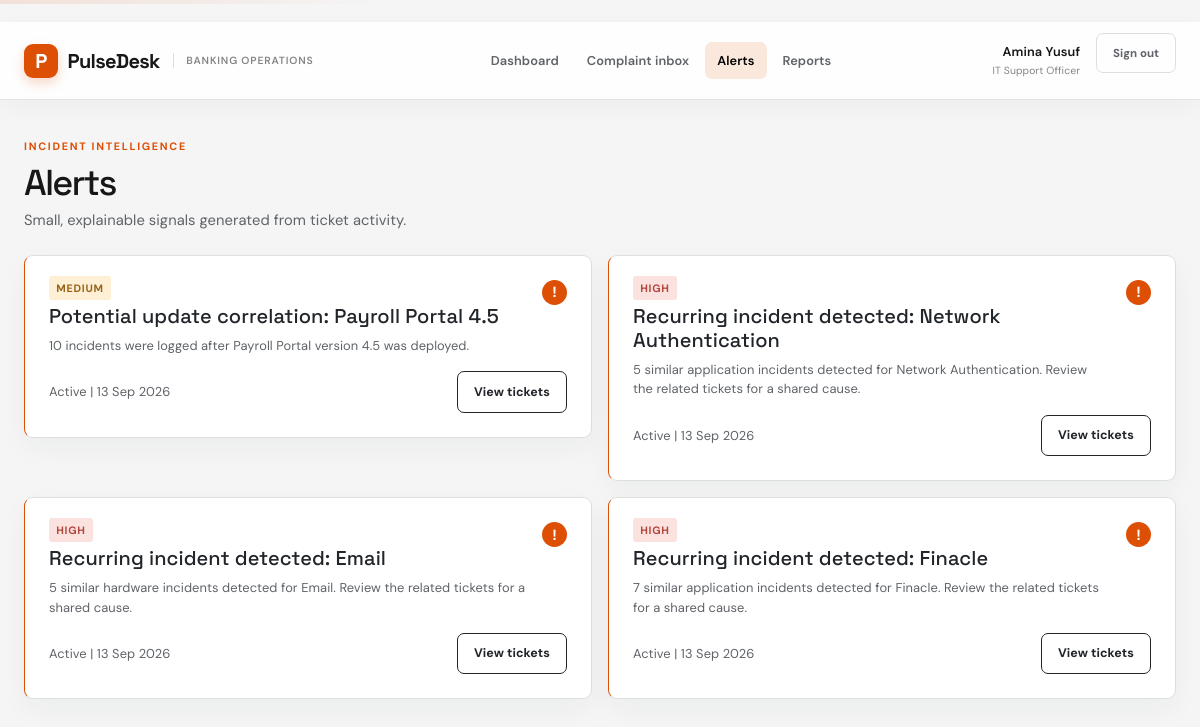
Screenshot of /alerts (signed in) with the database file from the repository.
### app.py (models this page shows)
class User(db.Model):
    id = db.Column(db.Integer, primary_key=True)
    name = db.Column(db.String(120), nullable=False)
    email = db.Column(db.String(160), unique=True, nullable=False)
    password = db.Column(db.String(255), nullable=False)
    role = db.Column(db.String(40), nullable=False, default="IT Support Officer")

class Alert(db.Model):
    id = db.Column(db.Integer, primary_key=True)
    title = db.Column(db.String(160), nullable=False)
    description = db.Column(db.Text, nullable=False)
    severity = db.Column(db.String(20), nullable=False, default="Medium")
    created_at = db.Column(db.DateTime, nullable=False, default=datetime.utcnow)
    status = db.Column(db.String(30), nullable=False, default="Active")
    related_ticket_ids = db.Column(db.Text, default="")

### app.py (the view)
@app.route("/alerts")
@login_required
def alerts():
    return render_template(
        "alerts.html", alerts=Alert.query.order_by(Alert.created_at.desc()).all()
    )

### app.py (called while the page is built)
def current_user():
    user_id = session.get("user_id")
    return db.session.get(User, user_id) if user_id else None

@app.context_processor
def inject_user():
    return {"current_user": current_user()}

def login_required(view):
    @wraps(view)
    def wrapped(*args, **kwargs):
        if not session.get("user_id"):
            return redirect(url_for("login", next=request.path))
        return view(*args, **kwargs)
    return wrapped

### templates/alerts.html (shortened to what this page needs)
{% extends "base.html" %}
{% block content %} <div class="mb-4"> <div class="eyebrow mb-2">Incident intelligence</div><h1 class="page-title mb-1">Alerts</h1> <p class="text-secondary mb-0">Small, explainable signals generated from ticket activity.</p></div> <div class="row g-3"> {% for alert in alerts %} <div class="col-lg-6"> <div
   class="card alert-card-large p-4
          {% if alert.status=='Closed' %}muted - alert{% endif %}"
 >
<div class="d-flex justify-content-between gap-3">
  <div>
    <span class="severity severity-{{ alert.severity|lower }}">{{ alert.severity }}</span>
    <h2 class="h5 mt-2 mb-2">{{ alert.title }}</h2>
    <p class="small text-secondary mb-3">{{ alert.description }}</p>
  </div>
  <span class="alert-icon">!</span>
</div>
<div class="d-flex justify-content-between align-items-center">
  <span
    class="small text-secondary"
  > {{ alert.status }} |  {{ alert.created_at.strftime("%d %b %Y") }} </span>
  <div class="d-flex gap-2">
    <a
      class="btn btn-sm btn-outline-dark"
      href="{{ url_for('alert_detail', alert_id=alert.id) }}"
    >
      View tickets </a></div></div> </div></div> {% else %} <div class="empty-state">No alerts have been generated yet.</div>{% endfor %}</div> {% endblock %}

### templates/base.html (shortened to what this page needs)
﻿<!doctype html>
<html lang="en">
  <head>
    <link
      href="https://cdn.jsdelivr.net/npm/bootstrap@5.3.3/dist/css/bootstrap.min.css"
      rel="stylesheet"
    >
    {% if style_version %}
      <link rel="stylesheet" href="{{ url_for('static', filename='style.css', v=style_version) }}">
    {% endif %}
  </head>
  <body
    data-login-path="{{ url_for('login') }}"
    data-login-page="{{ 'true' if request.endpoint == 'login' else 'false' }}"
  >
      <nav class="navbar navbar-expand-lg app-navbar {{ 'login-navbar' if request.endpoint == 'login' }}">
        <div class="container-fluid px-4">
          <a class="navbar-brand" href="{{ url_for('dashboard') }}">
            <span class="brand-mark">P</span>
            <span>PulseDesk</span>
            <span class="brand-caption">Banking operations</span>
          </a>
          {% if current_user %}
            <div class="collapse navbar-collapse" id="main-nav">
              <div class="navbar-nav mx-auto gap-lg-1">
                <a
                  class="nav-link {{ 'active' if request.endpoint == 'dashboard' }}"
                  href="{{ url_for('dashboard') }}"
                >
                  Dashboard
                </a>
                {% if current_user.role == 'IT Support Officer' %}
                  <a
                    class="nav-link {{ 'active' if request.endpoint in ['complaints', 'new_ticket'] }}"
                    href="{{ url_for('complaints') }}"
                  >
                    Complaint inbox
                  </a>
                {% endif %}
                <a
                  class="nav-link {{ 'active' if request.endpoint in ['alerts', 'alert_detail'] }}"
                  href="{{ url_for('alerts') }}"
                >
                  Alerts
                </a>
                <a
                  class="nav-link {{ 'active' if request.endpoint in ['reports', 'report_csv'] }}"
                  href="{{ url_for('reports') }}"
                >
                  Reports
                </a>
              </div>
              <div class="account-menu">
                <div class="account-identity">
                  <span class="account-name">{{ current_user.name }}</span>
                  <span class="account-role">{{ current_user.role }}</span>
                </div>
                <form method="post" action="{{ url_for('logout') }}">
                  <button class="btn btn-outline-dark btn-sm">Sign out</button>
                </form>
              </div>
            </div>
          {% endif %}
        </div>
      </nav>
    <main class="container-fluid px-4 py-4">
      {% block content %}{% endblock %}
    </main>
  </body>
</html>

### static/style.css (style rules this page uses)
:root { --ink: #171717; --muted: #737373; --line: #e5e5e5; --mint: #fbe8dc; --cream: #f7f7f7; --coral: #dd4f05; --warm: #fff7ed; }
body { background: var(--cream); color: var(--ink); font-family: 'DM Sans', sans-serif; }
.navbar { background: #fff; min-height: 70px; }
.navbar-brand, h1, h2, h3, h4 { font-family: 'Space Grotesk', sans-serif; }
.navbar-brand { font-weight: 700; color: var(--ink); letter-spacing: -.5px; }
.brand-mark { display: inline-grid; place-items: center; width: 29px; height: 29px; margin-right: 7px; border-radius: 8px; background: var(--coral); color: white; }
.nav-link { color: var(--muted); font-size: .88rem; }
.nav-link.active, .nav-link:hover { color: var(--coral); }
.eyebrow { color: var(--coral); font-size: .75rem; font-weight: 700; letter-spacing: .13em; text-transform: uppercase; }
.page-title { font-size: clamp(1.8rem, 3vw, 2.65rem); letter-spacing: -1.6px; }
.card { border: 1px solid var(--line); border-radius: 10px; box-shadow: 0 5px 20px rgba(24, 33, 38, .035); }
.account-menu { display: flex; align-items: center; gap: .8rem; }
.account-identity { display: flex; flex-direction: column; align-items: flex-end; gap: .18rem; }
.account-name { font-size: .8rem; font-weight: 600; }
.alert-icon { display: inline-grid; place-items: center; flex: 0 0 25px; width: 25px; height: 25px; border-radius: 50%; background: var(--coral); color: #fff; font-weight: 700; }
.alert-card-large { border-left: 4px solid var(--coral); }
.severity { border-radius: 3px; padding: .3rem .45rem; font-size: .67rem; font-weight: 700; letter-spacing: .07em; text-transform: uppercase; }
.severity-high, .severity-medium { background: #fbe8dc; color: #a63b00; }
:root { --ink: #171717; --ink-soft: #5f6368; --muted: #858585; --line: #dedede; --paper: #ffffff; --cream: #f5f5f5; --navy: #171717; --navy-deep: #000000; --teal: #dd4f05; --teal-soft: #fbe8dc; --orange: #dd4f05; --warm: #fff7ed; --coral: #dd4f05; --mint: #fbe8dc; }
body { background: var(--cream); color: var(--ink); font-size: .92rem; letter-spacing: .005em; }
body::before { background: linear-gradient(90deg, rgba(221, 79, 5, .12), transparent 32%); content: ""; height: 4px; left: 0; position: fixed; right: 0; top: 0; z-index: 1031; }
.app-navbar { background: rgba(255, 255, 255, .94); box-shadow: 0 1px 0 rgba(16, 42, 67, .06), 0 8px 24px rgba(16, 42, 67, .035); min-height: 76px; padding-bottom: .7rem; padding-top: .7rem; }
.navbar-brand { align-items: center; color: var(--navy); display: flex; gap: .6rem; letter-spacing: -.7px; }
.brand-mark { background: var(--orange); border-radius: 9px; box-shadow: 0 5px 12px rgba(221, 79, 5, .22); height: 34px; margin-right: 0; width: 34px; }
.brand-caption { border-left: 1px solid var(--line); color: var(--muted); font-family: 'DM Sans', sans-serif; font-size: .65rem; font-weight: 600; letter-spacing: .08em; margin-left: .25rem; padding-left: .75rem; text-transform: uppercase; }
.nav-link { border-radius: 7px; color: var(--ink-soft); font-size: .8rem; font-weight: 600; padding: .55rem .75rem !important; }
.nav-link.active { background: var(--teal-soft); color: var(--orange); }
.account-menu { gap: 1rem; }
.account-identity { gap: .1rem; }
.account-name { color: var(--navy); font-size: .8rem; }
.account-role { color: var(--muted); font-size: .65rem; }
.account-menu .btn { border-color: var(--line); border-radius: 7px; color: var(--ink-soft); font-size: .72rem; font-weight: 700; }
main.container-fluid { max-width: 1520px; padding-bottom: 3rem !important; padding-top: 2.4rem !important; }
.eyebrow { color: var(--orange); font-size: .67rem; letter-spacing: .16em; }
.page-title { color: var(--navy); font-size: clamp(1.9rem, 3vw, 2.7rem); letter-spacing: -1.8px; }
h2, h3, h4, h5 { color: var(--navy); }
.text-secondary, .small.text-secondary { color: var(--ink-soft) !important; }
.btn { border-radius: 7px; font-size: .78rem; font-weight: 700; padding: .65rem 1rem; }
.card { border: 1px solid var(--line); border-radius: 9px; box-shadow: 0 10px 28px rgba(16, 42, 67, .045); }
.alert-icon { background: var(--orange); height: 25px; width: 25px; }
.alert-card-large { border-left-color: var(--orange); }
.severity-high { background: #fbe2df; color: #b3463d; }
.severity-medium { background: #fff0d5; color: #986319; }

### rows the page displays
User: name "Amina Yusuf", role "IT Support Officer"
Alert: severity "MEDIUM", title "Potential update correlation: Payroll Portal 4.5", description "10 incidents were logged after Payroll Portal version 4.5 was deployed.", status "Active", created_at "13 Sep 2026"
Alert: severity "HIGH", title "Recurring incident detected: Network Authentication", description "5 similar application incidents detected for Network Authentication. Review the related tickets for a shared cause.", status "Active", created_at "13 Sep 2026"
Alert: severity "HIGH", title "Recurring incident detected: Email", description "5 similar hardware incidents detected for Email. Review the related tickets for a shared cause.", status "Active", created_at "13 Sep 2026"
Alert: severity "HIGH", title "Recurring incident detected: Finacle", description "7 similar application incidents detected for Finacle. Review the related tickets for a shared cause.", status "Active", created_at "13 Sep 2026"
